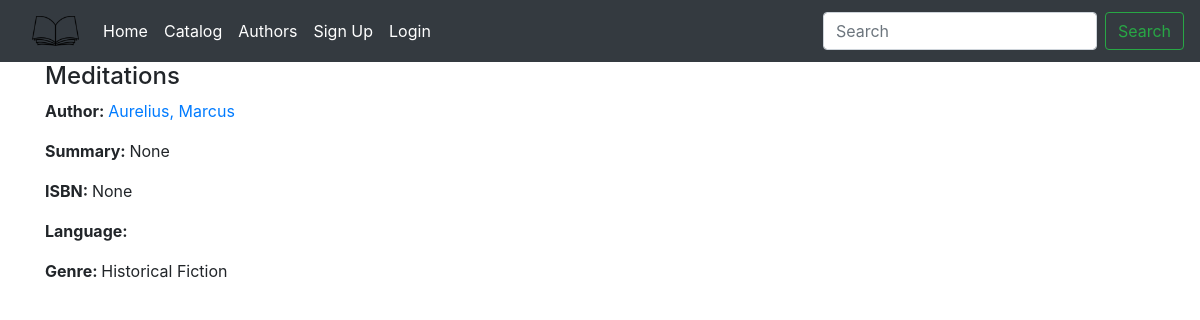
The app's page /catalog/2, older data.
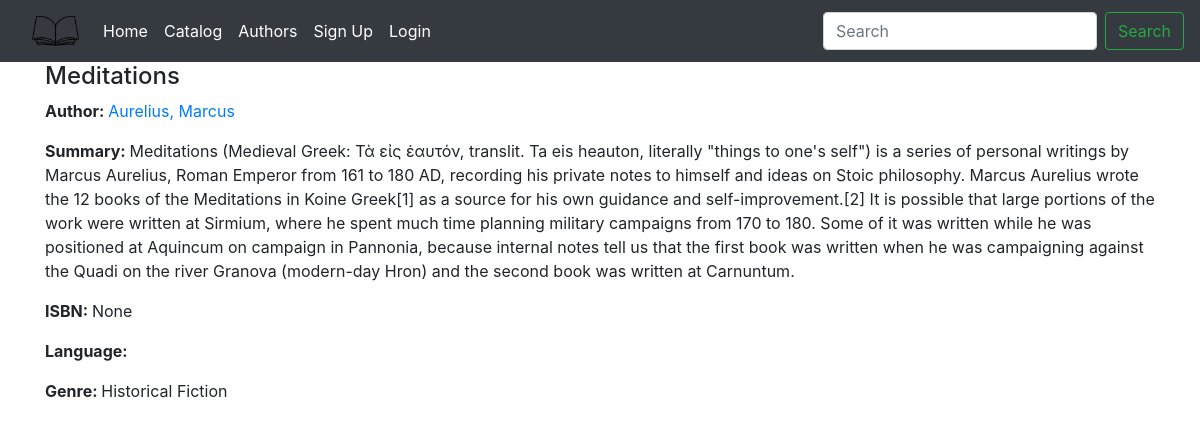
The same page, newer data.
### library_app/models.py (models this page shows, shortened)
class Book(models.Model):
    title = models.CharField(max_length=200)
    author = models.ForeignKey('Author', on_delete=models.SET_NULL, null=True)
    summary = models.TextField(max_length=1000,
                help_text='Enter a brief description of the book',
                null=True, blank=True)
    isbn = models.CharField('ISBN', max_length=13,
    help_text='13 Character <a href="https://www.isbn-international.org/content/what-isbn">ISBN number</a>',
    null=True, blank=True)
    genre = models.ManyToManyField(Genre,
                                   help_text='Select a genre for this book')
    def display_genre(self):
        """Create a string for the genre. This is required to display
        genre in Admin"""
        return ', '.join(genre.name for genre in self.genre.all()[:3])
    display_genre.short_description = 'Genre'

class Author(models.Model):
    first_name = models.CharField(max_length=50)
    last_name = models.CharField(max_length=75)
    date_of_birth = models.DateField(null=True, blank=True)
    date_of_death = models.DateField(verbose_name='Died', null=True, blank=True)
    bio = models.TextField(max_length=750, verbose_name='Author Biography',
                            default=None, null=True,
                            blank=True)
    def __str__(self):
        return f'{self.last_name}, {self.first_name}'
    class Meta:
        ordering = ['last_name', 'first_name']

### library_app/views.py (the view)
# urls.py: path('catalog/<int:pk>', views.BookDetailView.as_view(),
class BookDetailView(generic.DetailView):
    model = models.Book

### library_app/models.py (called while the page is built)
    def __str__(self):
        return self.name

### library_app/templates/library_app/book_detail.html (shortened to what this page needs)
{% extends "base.html" %}
{% block content %}
  <h4>{{ book.title }}</h4>
  <p><strong>Author: </strong><a href="{% url 'library_app:author-detail'  book.author.pk %}">{{book.author}}</a></p>
  <p><strong>Summary: </strong>{{book.summary}}</p>
  <p><strong>ISBN: </strong>{{book.isbn}}</p>
  <p><strong>Language: </strong>{{book.language}}</p>
  <p><strong>Genre: </strong>
    {% for genre in book.genre.all %}
      {{genre}}
    {% endfor %}</p>
  {% endblock %}

Row changes from the older to the newer data that the page shows:
changed Book "Meditations": summary "None" → "Meditations (Medieval Greek: Τὰ εἰς ἑαυτόν, translit. Ta eis heauton, literally \"things to one's self\") is a series of personal writings by Marcus Aurelius, Roman Emperor from 161 to 180 AD, recording his private notes to himself and ideas on Stoic philosophy. Marcus Aurelius wrote the 12 books of the Meditations in Koine Greek[1] as a source for his own guidance and self-improvement.[2] It is possible that large portions of the work were written at Sirmium, where he spent much time planning military campaigns from 170 to 180. Some of it was written while he was positioned at Aquincum on campaign in Pannonia, because internal notes tell us that the first book was written when he was…"
